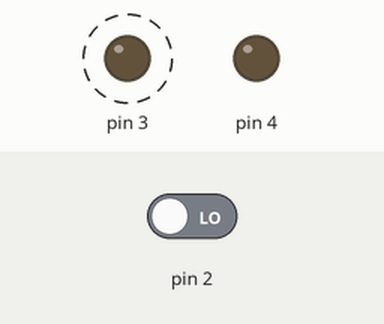
The sketch below on a simulated Arduino Uno, built with avr-gcc and run on an emulated ATmega328P. On the bench: output pins drawn as LEDs (lit = HIGH). Dashed ring = blinking. The test bench sets the inputs (shaded band); at power-on: pin 2 LOW.

Above: at 1.2 s.
1.3 s: pin 2 driven HIGH
At 1.9 s:
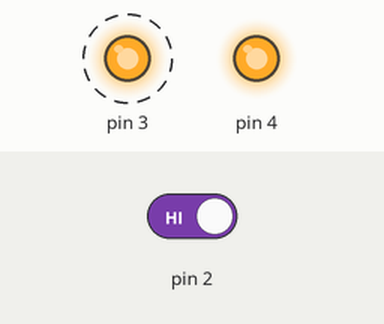
4.3 s: pin 2 driven LOW
At 4.75 s:
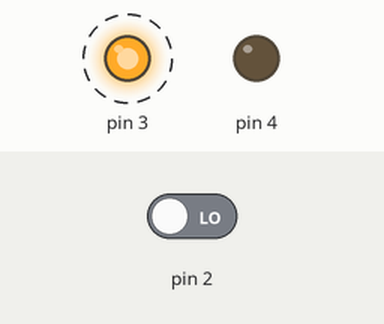
Timing chart, 0 to 13.3 s (numbered marks = the images above; inputs shaded):
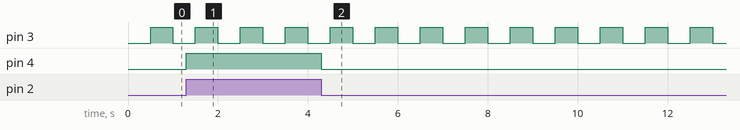

The sketch:

esempio_non_bloccante.ino
```cpp
unsigned long postit1;

void setup() {
  pinMode(2, INPUT);
  pinMode(3, OUTPUT);
  pinMode(4, OUTPUT);

  postit1 = millis();
}

void loop() {
  digitalWrite(4, digitalRead(2));

  if ( (millis() - postit1) >= 500) {
    digitalWrite(3, !digitalRead(3));
    postit1 = millis();
  }
}
```

Measured:
- after the input at 1.3 s, pin 4: LOW → HIGH at once
- after the input at 4.3 s, pin 4: HIGH → LOW at once
- by itself, pin 3: alternates HIGH for 0.50 s and LOW for 0.50 s
